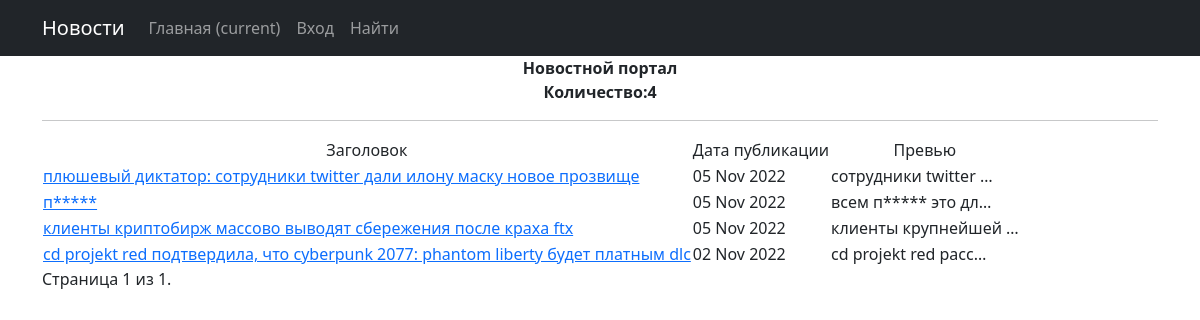
Before: /news/ with the older database file.
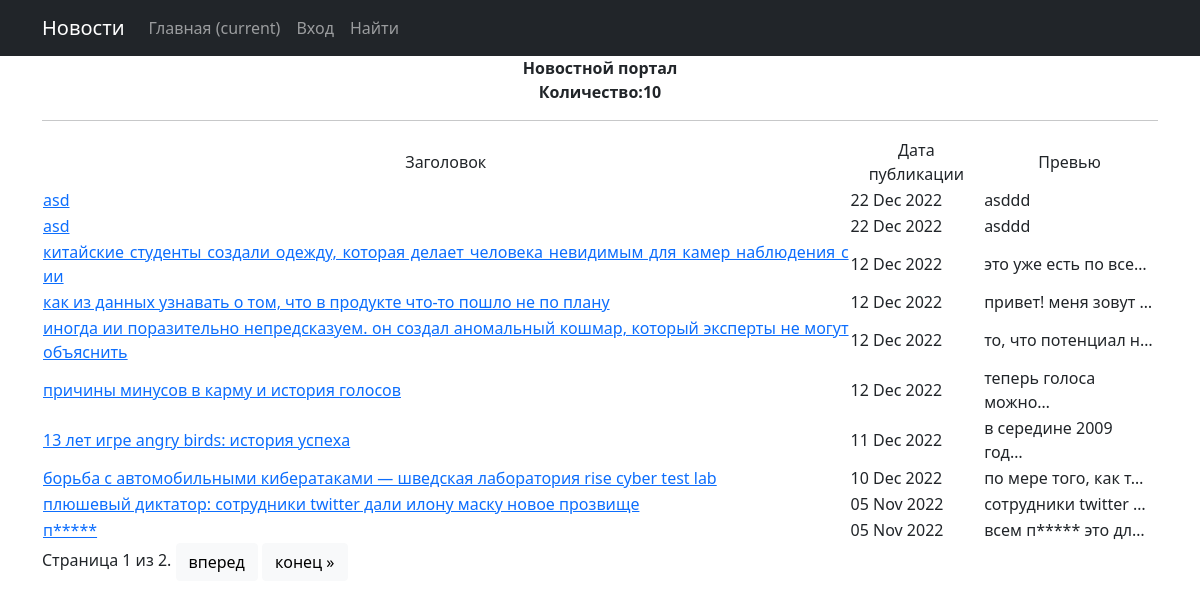
After: the same page with the newer database file.
### news/models.py (models this page shows, shortened)
class Post(models.Model):
    author = models.ForeignKey(Author, on_delete=models.CASCADE)
    NEWS = 'NW'
    ARTICLE = 'AR'
    CATEGORY_CHICES = [
        (NEWS, 'Новость'),
        (ARTICLE, 'Статья'),
    ]
    categoryType = models.CharField(max_length=2,
                                    choices=CATEGORY_CHICES,
                                    default=ARTICLE)
    time_in = models.DateTimeField(auto_now_add=True)
    PostCategory = models.ManyToManyField(Category, related_name='news', through='PostCategory')
    heading = models.CharField(max_length=128)
    text = models.TextField()
    reting_news = models.SmallIntegerField(default=0)

### news/views.py (the view)
# urls.py: path('', NewsList.as_view(), name='post_detail'),
class NewsList(ListView):
    model = Post  # Модель обьекта для вывода
    ordering = '-time_in'  # Поле, которое будет использоваться для сортировки объектов
    template_name = "news.html"  # Имя шаблона с инструкциями показа объекта пользователю
    context_object_name = 'post'  # Имя списка с объектами
    paginate_by = 10
    def get_context_data(self, **kwargs):
        context = super().get_context_data(**kwargs)
        context['filterset'] = self.filterset
        return context
    def get_queryset(self):
        queryset = super().get_queryset()
        self.filterset = PostFilter(self.request.GET, queryset)
        return self.filterset.qs

### news/templatetags/custom_filters.py (called while the page is built)
@register.filter()
def censor(value):
    text_split = value.lower().split()
    iter = -1
    for x in text_split:
        x = x.replace('.','').replace(',','')
        iter += 1
        if x in bad_word:
            for_len_x = (len(x) - 1) * '*'
            x = x.replace(x[1:], for_len_x)
            text_split[iter] = x
    return f'{" ".join(text_split)}'

### templates/news.html (shortened to what this page needs)
{% extends 'flatpages/default.html' %}
{% load custom_filters %}
{% load custom_tags %}
{% block content %}
<h1 style="text-align: center;"><strong>Новостной портал</strong></h1>
<p style="text-align: center;"><strong>Количество:{{post|length}}</strong></p>
    <hr>
    {% if post.categoryType == NW %}
        <table>
            <tr>
                <td>Заголовок</td>
                <td>Дата публикации</td>
                <td>Превью</td>
            </tr>
                {% for news in post %}
                        <tr>
                            <td style="text-align: justify;"><a href="{% url 'post_list' pk=news.id %}" >{{ news.heading|censor }}</a></td>
                            <td style="text-align: left;">{{ news.time_in|date:'d M Y' }}</td>
                            <td style="text-align: left;">{{ news.text|truncatechars:20|censor }}</td>
                            <td>
                            </td>
                        </tr>
                {% endfor %}
        </table>
    {% else %}
    <h2>Новостей нет!</h2>
    {% endif %}
    <div class="pagination">
        <span class="step-links">
            <span class="current">
                Страница {{ page_obj.number }} из {{ page_obj.paginator.num_pages }}.
            </span>
            {% if page_obj.has_next %}
            <a href="?page={{ page_obj.next_page_number }}"><button class="btn btn-light" type="button">вперед</button></a>
            <a  href="?page={{ page_obj.paginator.num_pages }}"><button class="btn btn-light" type="button">конец &raquo;</button></a>
            {% endif %}
        </span>
    </div>
{% endblock content %}

Changed rows visible on the page:
no longer on this page (row unchanged): Post: heading|censor "клиенты криптобирж массово выводят сбережения после краха ftx", time_in "05 Nov 2022", text|censor "клиенты крупнейшей …"
no longer on this page (row unchanged): Post: heading|censor "cd projekt red подтвердила, что cyberpunk 2077: phantom liberty будет платным dlc", time_in "02 Nov 2022", text|censor "cd projekt red расс…"
added Post: heading|censor "asd", time_in "22 Dec 2022", text|censor "asddd"
added Post: heading|censor "asd", time_in "22 Dec 2022", text|censor "asddd"
added Post: heading|censor "китайские студенты создали одежду, которая делает человека невидимым для камер наблюдения с ии", time_in "12 Dec 2022", text|censor "это уже есть по все…"
added Post: heading|censor "как из данных узнавать о том, что в продукте что-то пошло не по плану", time_in "12 Dec 2022", text|censor "привет! меня зовут …"
added Post: heading|censor "иногда ии поразительно непредсказуем. он создал аномальный кошмар, который эксперты не могут объяснить", time_in "12 Dec 2022", text|censor "то, что потенциал н…"
added Post: heading|censor "причины минусов в карму и история голосов", time_in "12 Dec 2022", text|censor "теперь голоса можно…"
added Post: heading|censor "13 лет игре angry birds: история успеха", time_in "11 Dec 2022", text|censor "в середине 2009 год…"
added Post: heading|censor "борьба с автомобильными кибератаками — шведская лаборатория rise cyber test lab", time_in "10 Dec 2022", text|censor "по мере того, как т…"
Other visible differences:
{{ post|length }}: "4" → "10"
{{ page_obj.paginator.num_pages }}: "1" → "2"
text now shown: "вперед конец »"
